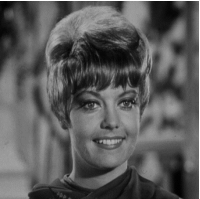
#> input picture ContrastStretching+RangeCompression/D1-171294-OlgicaMircheva/presentation.png, 200 x 199 px
$ python domasna-zad2.py
#> lines starting #> are read from the running program, lines starting #| are printed output that depends on the picture
# -*- coding: utf-8 -*-
"""
Created on Wed Apr  8 15:55:21 2020

@author: Olgica Mircheva
"""


import cv2
import numpy as np


c = int(input())
#> the answer given: 3
image = cv2.imread("presentation.png", cv2.COLOR_BGR2GRAY)
#> image is the input picture: shape (199, 200, 3); min 0, max 255, mean 90.6
for i in range(image.shape[0]):
    for j in range(image.shape[1]):
        pixel = image[i,j]
        new_pixel = c * (np.log10(pixel+1))
        image[i,j] = new_pixel
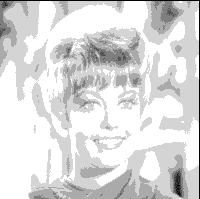
#> image: shape (199, 200, 3); min 0, max 6, mean 5.17; drawn with min black and max white


cv2.imwrite('saved_zadacha2.png', image)
cv2.imshow("ex",image)
cv2.waitKey(0)
cv2.destroyAllWindows()


$ run again, with ContrastStretching+RangeCompression/D1-171294-OlgicaMircheva/contrastStretching.jpg saved as ContrastStretching+RangeCompression/D1-171294-OlgicaMircheva/presentation.png
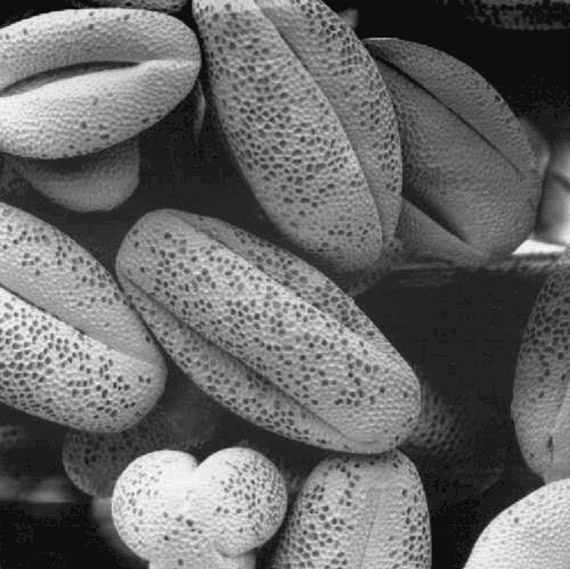
#> input picture ContrastStretching+RangeCompression/D1-171294-OlgicaMircheva/contrastStretching.jpg, 570 x 569 px
#> image is the input picture: shape (569, 570); min 0, max 255, mean 104.9
#> after the loop `for i in range(image.shape[0]):`:
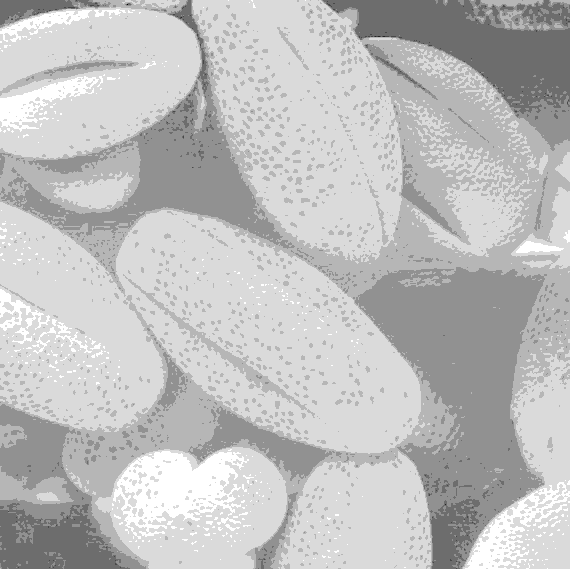
#> image: shape (569, 570); min 0, max 7, mean 5.26; drawn with min black and max white
